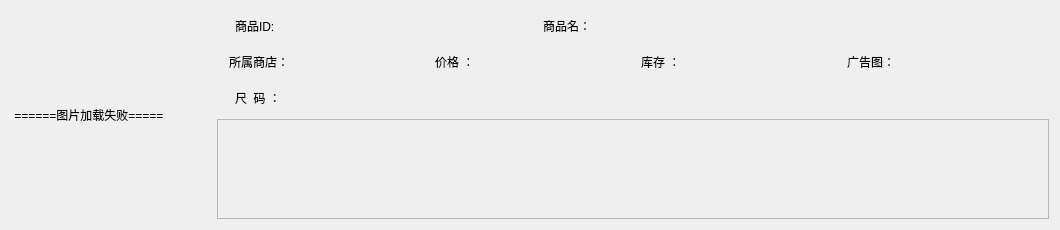
<?xml version="1.0" encoding="UTF-8"?>
<ui version="4.0">
 <class>TraderMerchForm</class>
 <widget class="QWidget" name="TraderMerchForm">
  <property name="geometry">
   <rect>
    <x>0</x>
    <y>0</y>
    <width>1060</width>
    <height>230</height>
   </rect>
  </property>
  <property name="windowTitle">
   <string>Form</string>
  </property>
  <property name="styleSheet">
   <string notr="true">QLineEdit{
background-color:transparent;
		

	color: rgb(85, 0, 0);
	font: 75 12pt &quot;Adobe Devanagari&quot;;
	border-width:0;border-style:outset
}
QTextEdit{
	
	color: rgb(0, 0, 0);
	font: 75 12pt &quot;Adobe Devanagari&quot;;

}
</string>
  </property>
  <layout class="QGridLayout" name="gridLayout_2">
   <item row="0" column="0">
    <layout class="QGridLayout" name="gridLayout">
     <item row="0" column="0" rowspan="4">
      <widget class="QLabel" name="lb_photo">
       <property name="sizePolicy">
        <sizepolicy hsizetype="Expanding" vsizetype="Preferred">
         <horstretch>0</horstretch>
         <verstretch>0</verstretch>
        </sizepolicy>
       </property>
       <property name="minimumSize">
        <size>
         <width>200</width>
         <height>200</height>
        </size>
       </property>
       <property name="maximumSize">
        <size>
         <width>200</width>
         <height>200</height>
        </size>
       </property>
       <property name="text">
        <string> ======图片加载失败=====</string>
       </property>
      </widget>
     </item>
     <item row="0" column="1">
      <layout class="QHBoxLayout" name="horizontalLayout_2">
       <item>
        <widget class="QLabel" name="label_2">
         <property name="minimumSize">
          <size>
           <width>60</width>
           <height>0</height>
          </size>
         </property>
         <property name="maximumSize">
          <size>
           <width>60</width>
           <height>16777215</height>
          </size>
         </property>
         <property name="text">
          <string>商品ID:</string>
         </property>
        </widget>
       </item>
       <item>
        <widget class="QLineEdit" name="le_id">
         <property name="enabled">
          <bool>false</bool>
         </property>
         <property name="sizePolicy">
          <sizepolicy hsizetype="Preferred" vsizetype="Preferred">
           <horstretch>0</horstretch>
           <verstretch>0</verstretch>
          </sizepolicy>
         </property>
         <property name="minimumSize">
          <size>
           <width>200</width>
           <height>30</height>
          </size>
         </property>
         <property name="maximumSize">
          <size>
           <width>200</width>
           <height>16777215</height>
          </size>
         </property>
         <property name="text">
          <string/>
         </property>
         <property name="alignment">
          <set>Qt::AlignLeading|Qt::AlignLeft|Qt::AlignVCenter</set>
         </property>
        </widget>
       </item>
       <item>
        <widget class="QLabel" name="label">
         <property name="minimumSize">
          <size>
           <width>60</width>
           <height>0</height>
          </size>
         </property>
         <property name="maximumSize">
          <size>
           <width>60</width>
           <height>16777215</height>
          </size>
         </property>
         <property name="text">
          <string>商品名：</string>
         </property>
        </widget>
       </item>
       <item>
        <widget class="QLineEdit" name="le_name">
         <property name="enabled">
          <bool>false</bool>
         </property>
         <property name="sizePolicy">
          <sizepolicy hsizetype="Fixed" vsizetype="Preferred">
           <horstretch>0</horstretch>
           <verstretch>0</verstretch>
          </sizepolicy>
         </property>
         <property name="minimumSize">
          <size>
           <width>400</width>
           <height>30</height>
          </size>
         </property>
         <property name="maximumSize">
          <size>
           <width>400</width>
           <height>16777215</height>
          </size>
         </property>
         <property name="text">
          <string/>
         </property>
         <property name="alignment">
          <set>Qt::AlignCenter</set>
         </property>
        </widget>
       </item>
      </layout>
     </item>
     <item row="1" column="1">
      <layout class="QHBoxLayout" name="horizontalLayout_3">
       <item>
        <widget class="QLabel" name="label_7">
         <property name="maximumSize">
          <size>
           <width>70</width>
           <height>16777215</height>
          </size>
         </property>
         <property name="text">
          <string>所属商店：</string>
         </property>
        </widget>
       </item>
       <item>
        <widget class="QLineEdit" name="le_storeID">
         <property name="enabled">
          <bool>false</bool>
         </property>
         <property name="sizePolicy">
          <sizepolicy hsizetype="Expanding" vsizetype="Preferred">
           <horstretch>0</horstretch>
           <verstretch>0</verstretch>
          </sizepolicy>
         </property>
         <property name="minimumSize">
          <size>
           <width>100</width>
           <height>30</height>
          </size>
         </property>
         <property name="maximumSize">
          <size>
           <width>100</width>
           <height>16777215</height>
          </size>
         </property>
         <property name="text">
          <string/>
         </property>
         <property name="alignment">
          <set>Qt::AlignCenter</set>
         </property>
        </widget>
       </item>
       <item>
        <widget class="QLabel" name="label_3">
         <property name="minimumSize">
          <size>
           <width>70</width>
           <height>0</height>
          </size>
         </property>
         <property name="maximumSize">
          <size>
           <width>70</width>
           <height>16777215</height>
          </size>
         </property>
         <property name="text">
          <string>价格 ：</string>
         </property>
        </widget>
       </item>
       <item>
        <widget class="QLineEdit" name="le_price">
         <property name="enabled">
          <bool>false</bool>
         </property>
         <property name="sizePolicy">
          <sizepolicy hsizetype="Expanding" vsizetype="Preferred">
           <horstretch>0</horstretch>
           <verstretch>0</verstretch>
          </sizepolicy>
         </property>
         <property name="minimumSize">
          <size>
           <width>100</width>
           <height>30</height>
          </size>
         </property>
         <property name="maximumSize">
          <size>
           <width>100</width>
           <height>16777215</height>
          </size>
         </property>
         <property name="text">
          <string/>
         </property>
         <property name="alignment">
          <set>Qt::AlignCenter</set>
         </property>
        </widget>
       </item>
       <item>
        <widget class="QLabel" name="label_5">
         <property name="minimumSize">
          <size>
           <width>70</width>
           <height>0</height>
          </size>
         </property>
         <property name="maximumSize">
          <size>
           <width>70</width>
           <height>16777215</height>
          </size>
         </property>
         <property name="text">
          <string>库存 ：</string>
         </property>
        </widget>
       </item>
       <item>
        <widget class="QLineEdit" name="le_stock">
         <property name="enabled">
          <bool>false</bool>
         </property>
         <property name="sizePolicy">
          <sizepolicy hsizetype="Expanding" vsizetype="Preferred">
           <horstretch>0</horstretch>
           <verstretch>0</verstretch>
          </sizepolicy>
         </property>
         <property name="minimumSize">
          <size>
           <width>100</width>
           <height>30</height>
          </size>
         </property>
         <property name="maximumSize">
          <size>
           <width>100</width>
           <height>16777215</height>
          </size>
         </property>
         <property name="text">
          <string/>
         </property>
         <property name="alignment">
          <set>Qt::AlignCenter</set>
         </property>
        </widget>
       </item>
       <item>
        <widget class="QLabel" name="label_6">
         <property name="maximumSize">
          <size>
           <width>70</width>
           <height>16777215</height>
          </size>
         </property>
         <property name="text">
          <string>广告图：</string>
         </property>
        </widget>
       </item>
       <item>
        <widget class="QLineEdit" name="le_adphoto">
         <property name="enabled">
          <bool>false</bool>
         </property>
         <property name="sizePolicy">
          <sizepolicy hsizetype="Expanding" vsizetype="Preferred">
           <horstretch>0</horstretch>
           <verstretch>0</verstretch>
          </sizepolicy>
         </property>
         <property name="minimumSize">
          <size>
           <width>100</width>
           <height>30</height>
          </size>
         </property>
         <property name="maximumSize">
          <size>
           <width>100</width>
           <height>16777215</height>
          </size>
         </property>
         <property name="text">
          <string/>
         </property>
         <property name="alignment">
          <set>Qt::AlignCenter</set>
         </property>
        </widget>
       </item>
      </layout>
     </item>
     <item row="2" column="1">
      <layout class="QHBoxLayout" name="horizontalLayout">
       <item>
        <widget class="QLabel" name="label_4">
         <property name="minimumSize">
          <size>
           <width>70</width>
           <height>0</height>
          </size>
         </property>
         <property name="maximumSize">
          <size>
           <width>70</width>
           <height>16777215</height>
          </size>
         </property>
         <property name="text">
          <string>尺  码 ：</string>
         </property>
        </widget>
       </item>
       <item>
        <widget class="QLineEdit" name="le_size">
         <property name="enabled">
          <bool>false</bool>
         </property>
         <property name="sizePolicy">
          <sizepolicy hsizetype="Expanding" vsizetype="Preferred">
           <horstretch>0</horstretch>
           <verstretch>0</verstretch>
          </sizepolicy>
         </property>
         <property name="minimumSize">
          <size>
           <width>700</width>
           <height>30</height>
          </size>
         </property>
         <property name="maximumSize">
          <size>
           <width>700</width>
           <height>16777215</height>
          </size>
         </property>
         <property name="text">
          <string/>
         </property>
         <property name="alignment">
          <set>Qt::AlignCenter</set>
         </property>
        </widget>
       </item>
      </layout>
     </item>
     <item row="3" column="1">
      <widget class="QTextEdit" name="te_descri">
       <property name="enabled">
        <bool>false</bool>
       </property>
       <property name="html">
        <string>&lt;!DOCTYPE HTML PUBLIC &quot;-//W3C//DTD HTML 4.0//EN&quot; &quot;http://www.w3.org/TR/REC-html40/strict.dtd&quot;&gt;
&lt;html&gt;&lt;head&gt;&lt;meta name=&quot;qrichtext&quot; content=&quot;1&quot; /&gt;&lt;style type=&quot;text/css&quot;&gt;
p, li { white-space: pre-wrap; }
&lt;/style&gt;&lt;/head&gt;&lt;body style=&quot; font-family:'Adobe Devanagari'; font-size:12pt; font-weight:72; font-style:normal;&quot;&gt;
&lt;p style=&quot;-qt-paragraph-type:empty; margin-top:0px; margin-bottom:0px; margin-left:0px; margin-right:0px; -qt-block-indent:0; text-indent:0px;&quot;&gt;&lt;br /&gt;&lt;/p&gt;&lt;/body&gt;&lt;/html&gt;</string>
       </property>
      </widget>
     </item>
    </layout>
   </item>
  </layout>
 </widget>
 <resources/>
 <connections/>
</ui>
